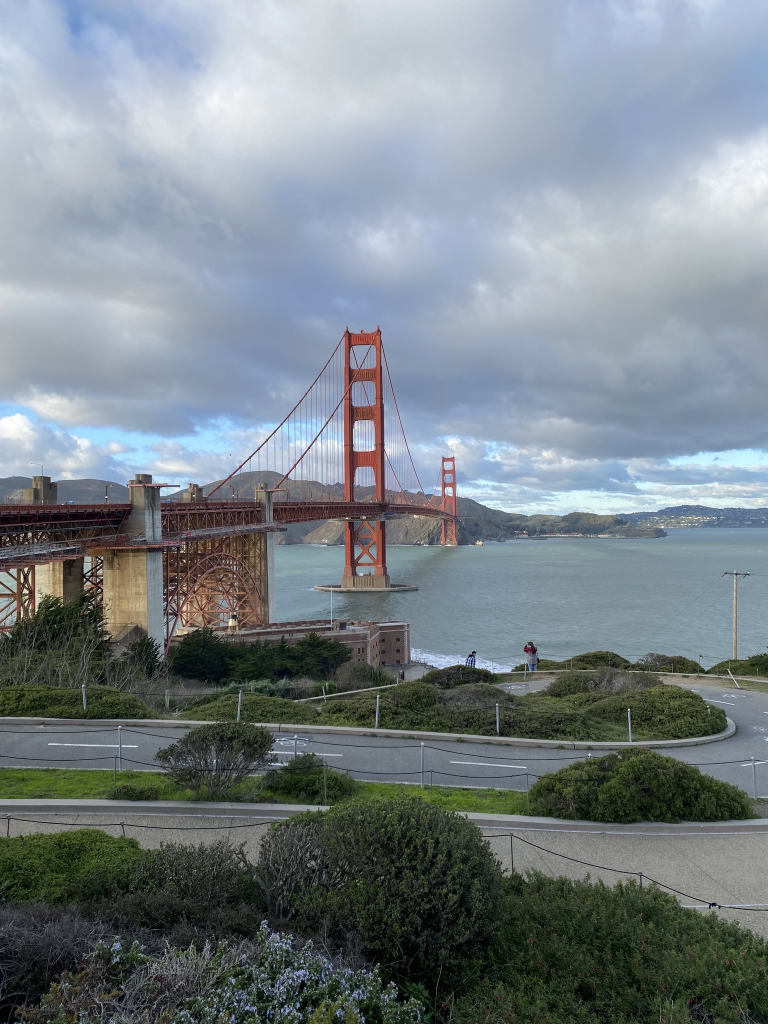
#> input picture Tests/Image/foto.jpg, 1536 x 2048 px (shown at 1/2 size)
$ jupyter execute secret.ipynb
#> lines starting #> are read from the running program, lines starting #| are printed output that depends on the picture
[cell 1]
import numpy as np
import matplotlib.pyplot as plt
from PIL import Image

# --- PASO PREVIO: Función para convertir texto a binario ---
def texto_a_binario(texto):
    return ''.join(format(ord(caracter), '08b') for caracter in texto)

# 1. Cargar la imagen y preparar el mensaje
imagen_original = np.array(Image.open('foto.jpg').convert('L'))
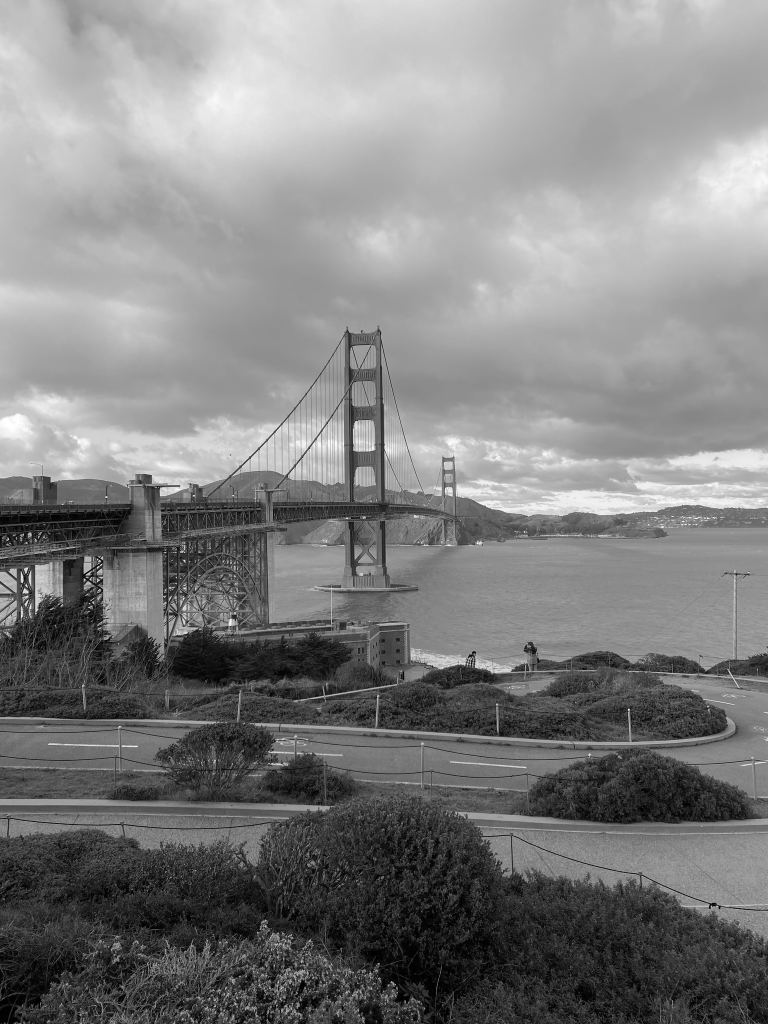
#> imagen_original: shape (2048, 1536) (shown at 1/2 size); min 0, max 255, mean 129.1
mensaje_secreto = "The world has changed" # <--- ¡AQUÍ ESTÁ TU MENSAJE!
bits_mensaje = texto_a_binario(mensaje_secreto)
num_bits = len(bits_mensaje)

print(f"Ocultando mensaje: '{mensaje_secreto}' ({num_bits} bits)")

# 2. Aplicar la Transformada Rápida de Fourier 2D
fft_2d = np.fft.fft2(imagen_original)
fft_shift = np.fft.fftshift(fft_2d)
magnitud = np.abs(fft_shift)
fase = np.angle(fft_shift)
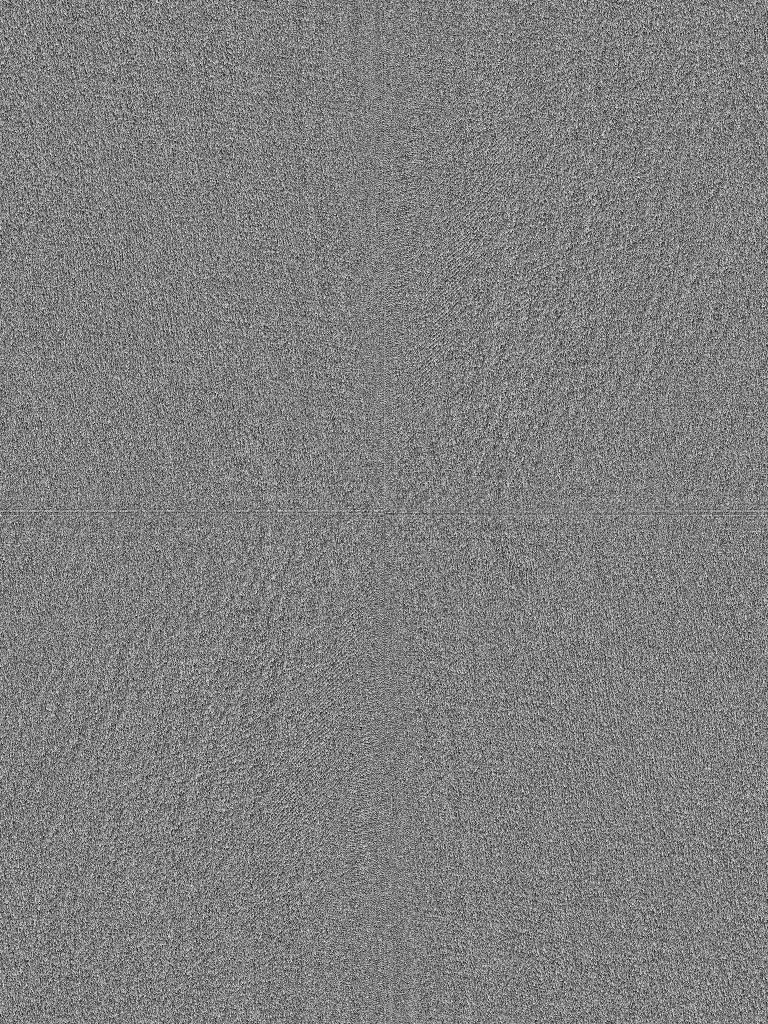
#> fase: shape (2048, 1536) float64 (shown at 1/2 size); min -3.14, max 3.14, mean 2e-06; drawn with min black and max white

# 3. ¡AQUÍ AGREGAMOS EL MENSAJE! (Distribución circular)
filas, columnas = imagen_original.shape
#> filas = 2048; columnas = 1536
cy, cx = filas // 2, columnas // 2
#> cy = 1024; cx = 768
radio = 40 # Radio del anillo de frecuencias medias
marca_intensidad = 1000000 # Energía que inyectaremos por cada bit '1'

# Recorremos cada bit del mensaje
for i, bit in enumerate(bits_mensaje):
    if bit == '1':
        # Calculamos el ángulo para distribuir los bits en un semicírculo
        # Usamos pi (180 grados) para la primera mitad, la simetría hará la otra mitad
        angulo = i * (np.pi / num_bits)

        # Convertimos coordenadas polares a cartesianas (y, x)
        dy = int(radio * np.sin(angulo))
        dx = int(radio * np.cos(angulo))

        # Inyectamos el bit 1 de forma SIMÉTRICA (Crucial en Fourier)
        magnitud[cy - dy, cx - dx] += marca_intensidad
        magnitud[cy + dy, cx + dx] += marca_intensidad

# 4. Reconstruir la imagen
fft_shift_modificada = magnitud * np.exp(1j * fase)
fft_inversa = np.fft.ifftshift(fft_shift_modificada)
imagen_esteganografica = np.abs(np.fft.ifft2(fft_inversa))

# Guardar la imagen
imagen_salida = Image.fromarray(np.clip(imagen_esteganografica, 0, 255).astype(np.uint8))
imagen_salida.save('imagen_secreta_hola.png')

# Visualización del Espectro Modificado (¡Aquí verás tu mensaje!)
plt.figure(figsize=(12, 5))
plt.subplot(1, 2, 1)
plt.title("Imagen con Mensaje")
plt.imshow(imagen_esteganografica, cmap='gray')
plt.axis('off')
plt.subplot(1, 2, 2)
plt.title("Espectro FFT (Mira el anillo de puntos)")
# Usamos logaritmo para que el espectro sea visible al ojo humano
plt.imshow(np.log(magnitud + 1), cmap='gray')
plt.axis('off')
plt.tight_layout()
plt.show()
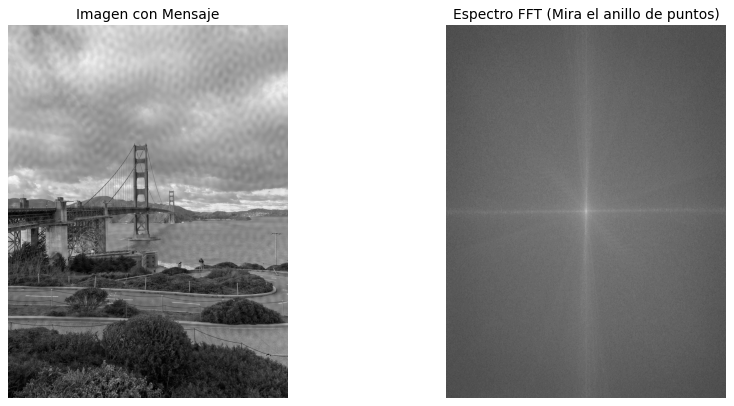
#> figure drawn by matplotlib, 2 panels

[cell 2]
import numpy as np
from PIL import Image

# --- PASO PREVIO: Función para convertir binario a texto ---
def binario_a_texto(binario):
    caracteres = [chr(int(binario[i:i+8], 2)) for i in range(0, len(binario), 8)]
    return ''.join(caracteres)

# 1. Leer la imagen
imagen_recibida = np.array(Image.open('imagen_secreta_hola.png').convert('L'))

# 2. Aplicar FFT 2D
fft_recibida = np.fft.fft2(imagen_recibida)
fft_shift_recibida = np.fft.fftshift(fft_recibida)
magnitud_recibida = np.abs(fft_shift_recibida)

# 3. Parámetros acordados (La "Llave")
filas, columnas = imagen_recibida.shape
cy, cx = filas // 2, columnas // 2
radio = 40
num_bits = 32 # 4 letras * 8 bits
UMBRAL = 500000 # Límite para decidir si es 1 o 0

bits_recuperados = ""

# 4. Leer el anillo de frecuencias
for i in range(num_bits):
    angulo = i * (np.pi / num_bits)
    dy = int(radio * np.sin(angulo))
    dx = int(radio * np.cos(angulo))

    # Leemos la energía en esa coordenada
    energia = magnitud_recibida[cy - dy, cx - dx]

    # Decodificamos
    if energia > UMBRAL:
        bits_recuperados += "1"
    else:
        bits_recuperados += "0"
#> this loop made 32 passes
#> energia on passes 1 to 12: 329160.1, 1360182.2, 1207961, 135282.7, 1041792.4, 1276087.4, 202092.2, 1039211.9, 1159260.4, 1106153, 129041.2, 1336837.8
#> after the loop, bits_recuperados = '01101101110101101101100100011100'

# 5. Traducir bits a texto
mensaje_final = binario_a_texto(bits_recuperados)
print(f"Bits extraídos: {bits_recuperados}")
#| Bits extraídos: 01101101110101101101100100011100
print(f"¡MENSAJE OCULTO DESCIFRADO!: {mensaje_final}")
#| ¡MENSAJE OCULTO DESCIFRADO!: mÖÙ
